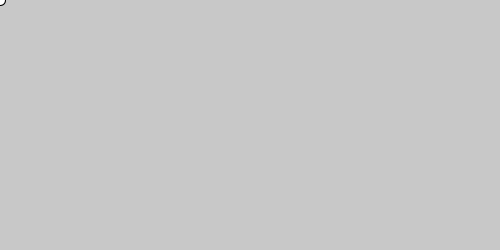
Frame 1 (no input)
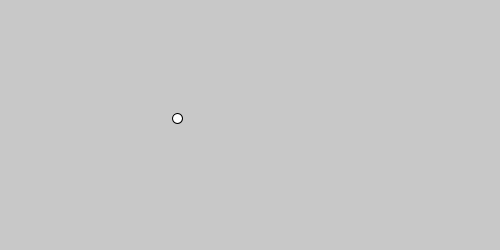
Frame 60 (the mouse pressed at the canvas centre just before this capture)
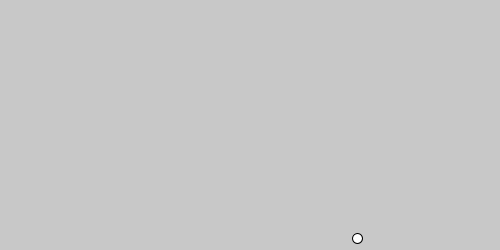
Frame 120 (the mouse held since frame 60 and released just before this capture)

The Processing sketch that drew these frames (run headless with seeded random() and noise(); from frame 60 on, the mouse is pressed at the canvas centre):

// Processing sketch: Exercise6_bouncingBall
// ── Exercise6_bouncingBall.pde
//Global variables
int x,y; //ball x position
 //ball y position
int deltaX = 3; //ball x direction is right, step 5
int deltaY=2;
void setup() //runs once at start
{
   size(500,250);
}
void draw() //runs repeatedly
{
   background(200); //clear screen RGB = 200 (grey)
  //draw and update ball position
   ellipse(x,y,10,10);
   x = x + deltaX; //move ball x right
   y = y + deltaY; //move ball y down

 //Collision Detection
 //collide right hand edge?
 if (x>=500||x<=0)
   deltaX = -deltaX; //reverse x direction
 //collide left hand edge?
  
 //collide top edge?
 if (y<=0||y>=250)
   deltaY=-deltaY;
 //collide bottom edge?
}
